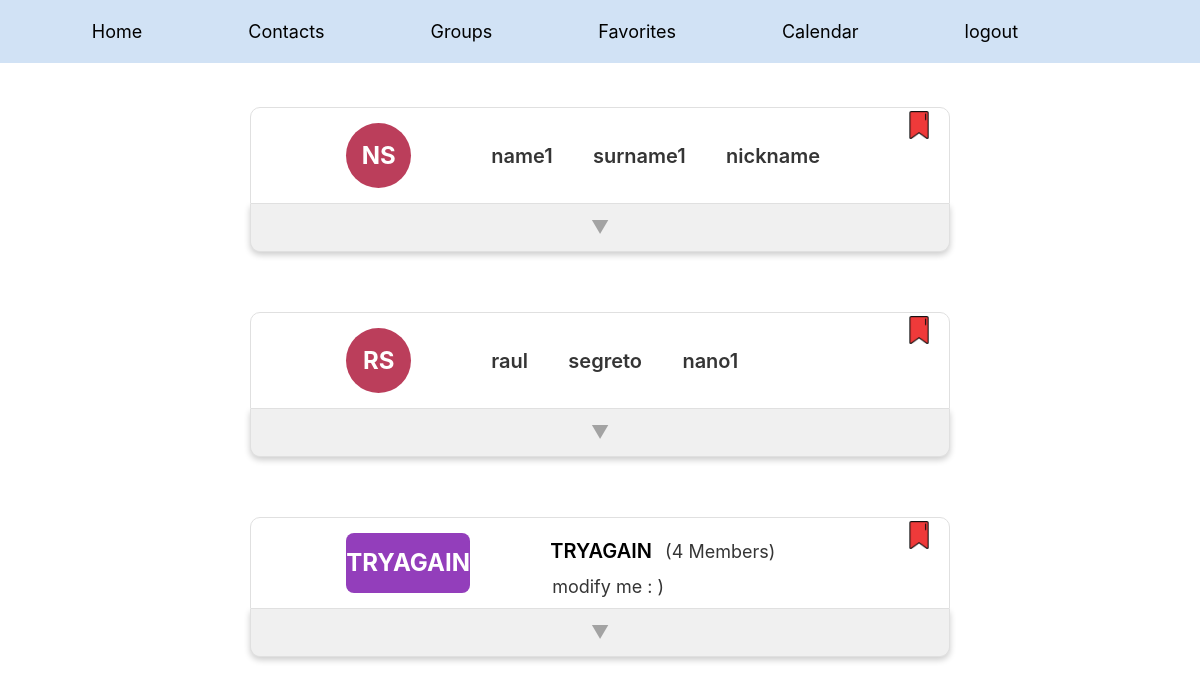
The page /favorites (signed in) on the database its author committed.
### contacts/models.py (models this page shows, shortened)
class Contact(models.Model):
    owner = models.ForeignKey(User, on_delete=models.CASCADE)
    name = models.CharField(max_length=10)
    birthday = models.DateField(null=True, blank=True)
    surname = models.CharField(max_length=10)
    nickname = models.CharField(max_length=20, blank=True, null=True)
    email = models.EmailField(blank=True, null=True)
    company = models.CharField(max_length=20, blank=True, null=True)
    job_position = models.CharField(max_length=20, blank=True, null=True)
    phone_number_1 = models.CharField(max_length=15)
    phone_number_2 = models.CharField(max_length=15, blank=True, null=True)
    isFavorite = models.BooleanField(default=False)

class Group(models.Model):
    name = models.CharField(max_length=10)
    description = models.TextField(blank=True, null=True)
    admins = models.ManyToManyField(User)
    members = models.ManyToManyField(Contact)
    pinned_message = models.CharField(max_length=255, blank=True, null=True)
    isFavorite = models.BooleanField(default=False)

### contacts/views.py (the view)
# urls.py: path('favorites',views.favorites, name="favorites"),
@login_required
def favorites(request):
    user_contacts = Contact.objects.filter(owner=request.user, isFavorite=True)
    groups = Group.objects.filter(isFavorite=True)
    return render(request, 'favorites.html', {
        'contacts': user_contacts,
        'groups': groups,
    })

### contacts/templates/favorites.html (shortened to what this page needs)
{% extends "standard/layout.html" %}
{% load static %}
{% block head %}
<link href="{% static 'contact_style/favorites.css' %}" rel="stylesheet">
<link href="{% static 'contact_style/components/favoritebutton.css' %}" rel="stylesheet">
<link href="{% static 'contact_style/components/list_card.css' %}" rel="stylesheet">
<link href="{% static 'contact_style/components/modal.css' %}" rel="stylesheet">
<link href="{% static 'contact_style/components/header_buttons.css' %}" rel="stylesheet">
<link href="{% static 'contact_style/components/profile_pictures.css' %}" rel="stylesheet">
{% endblock %}
{% block body %}
{% for contact in contacts %}
<div class="profile-wrapper" data-contact-id="{{ contact.id }}">
    <div class="profile-container" onclick="openContactDetails({{ contact.id }})">
        <button id="FavoriteButtonContact" onclick="toggleFavoriteContact(this, {{ contact.id }})">
            {% if contact.isFavorite %}
            <img src="{% static 'img/redFavorite.png' %}" data-favorite="true" data-white-src="{% static 'img/whiteFavorite.png' %}" data-red-src="{% static 'img/redFavorite.png' %}" class="Favorite" alt="Favorite Icon">
            {% else %}
            <img src="{% static 'img/whiteFavorite.png' %}" data-white-src="{% static 'img/whiteFavorite.png' %}" data-red-src="{% static 'img/redFavorite.png' %}" class="Favorite" alt="Favorite Icon">
            {% endif %}
        </button>
        <div class="profile-picture-contact-list">
            {{ contact.name.0|upper }}{{ contact.surname.0|upper }}
        </div>
        <div class="name-row">
            <span id="firstName">{{ contact.name }}</span>
            <span id="lastName">{{ contact.surname }}</span>
            <span id="nickname">{{ contact.nickname }}</span>
        </div>
    </div>
    <div class="profile-footer" onclick="toggleContactDetails(this)">
        <span class="arrow">&#9660;</span>
    </div>
</div>
{% endfor %}
{% for group in groups %}
    <div class="profile-wrapper">
        <div class="profile-container" onclick="openGroupDetails({{ group.id }})">
            <button id="FavoriteButtonGroup" onclick="toggleFavoriteGroup(this,{{ group.id }})">
                {% if group.isFavorite %}
                <img src="{% static 'img/redFavorite.png' %}" data-white-src="{% static 'img/whiteFavorite.png' %}" data-red-src="{% static 'img/redFavorite.png' %}" class="Favorite" alt="Favorite Icon">
                {% else %}
                <img src="{% static 'img/whiteFavorite.png' %}" data-white-src="{% static 'img/whiteFavorite.png' %}" data-red-src="{% static 'img/redFavorite.png' %}" class="Favorite" alt="Favorite Icon">
                {% endif %}
            </button>
            <div class="profile-picture-group-list ">
                {{ group.name|upper }}
            </div>
            <div class="text-container">
                <span id="name">
                    {{ group.name|upper }}
                    <span class="member-count">({{ group.members.count }} Members)</span>
                </span>
                <textarea id="description" readonly>{{ group.description }}</textarea>
            </div>
        </div>
        <div class="profile-footer" onclick="toggleGroupDetails(this)">
            <span class="arrow">&#9660;</span>
        </div>
    </div>
{% endfor %}
{% endblock %}

### contacts/static/contact_style/favorites.css (style rules this page uses)
.arrow { font-size: 18px; cursor: default; }
.name-row { font-size: 20px; font-weight: 600; color: #353535; }
.text-container { display: flex; flex-direction: column; justify-content: center; align-items: flex-start; width: 100%; }
#name { font-size: 20px; font-weight: 600; color: #000000; }
.member-count { font-size: 18px; font-weight: 400; color: #353535; margin-left: 8px; }
#description { margin-bottom: -10%; font-size: 18px; font-weight: 400; color: #353535; white-space: normal; overflow: visible; margin-top: 5px; }
textarea { border: none; outline: none; resize: none; background-color: transparent; font-size: 18px; font-weight: 400; color: #353535; width: 100%; }

### contacts/static/contact_style/components/favoritebutton.css (style rules this page uses)
#FavoriteButtonContact { position: absolute; top: 2px; right: 10px; width: 40px; background: none; border: none; cursor: pointer; }
#FavoriteButtonContact img.Favorite { transition: opacity 0.2s ease; width: 100%; height: 100%; }
#FavoriteButtonGroup { position: absolute; top: 2px; right: 10px; width: 40px; background: none; border: none; cursor: pointer; }
#FavoriteButtonGroup img.Favorite { transition: opacity 0.2s ease; width: 100%; height: 100%; }

### contacts/static/contact_style/components/list_card.css (style rules this page uses)
.profile-wrapper { display: flex; flex-direction: column; align-items: center; width: 100%; max-width: 700px; margin: 0 auto; margin-top: 20px; margin-bottom: 60px; }
.profile-container { display: flex; flex-direction: row; align-items: center; position: relative; width: 100%; padding: 15px; background-color: #fff; border: 1px solid #e0e0e0; border-top-left-radius: 10px; border-top-right-radius: 10px; cursor: pointer; }
.profile-footer { width: 100%; padding: 10px; text-align: center; background-color: #f0f0f0; color: #a3a3a3; border: 1px solid #e0e0e0; border-top: none; border-bottom-left-radius: 10px; border-bottom-right-radius: 10px; transition: height 1s ease; box-shadow: 0px 3px 6px rgba(0, 0, 0, 0.2); overflow: hidden; }

### contacts/static/contact_style/components/profile_pictures.css (style rules this page uses)
.profile-picture-contact-details, .profile-picture-contact-list, .profile-picture-personal, .profile-picture-group-list { display: flex; justify-content: center; align-items: center; text-transform: uppercase; flex-shrink: 0; font-weight: bold; color: #fff; }
.profile-picture-contact-list { width: 65px; height: 65px; font-size: 24px; background-color:#bb3e5b; border-radius: 50%; margin-right: 12%; margin-left: 12%; }
.profile-picture-group-list { width: auto%; height: 60px; font-size: 24px; background-color: #933ebb; margin-right: 12%; margin-left: 12%; border-radius: 8px; }

### rows shown on the page
Contact: isFavorite True (drawn), name.0 "N", surname.0 "S", name "name1", surname "surname1", nickname "nickname"
Contact: isFavorite True (drawn), name.0 "R", surname.0 "S", name "raul", surname "segreto", nickname "nano1"
Group: isFavorite True (drawn), name "TRYAGAIN", members.count "4", description "modify me : )"
